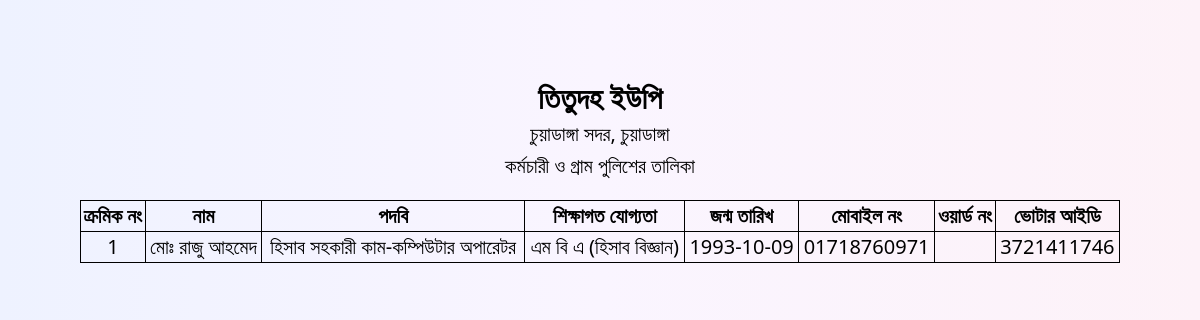
Page /kormocharireport.php?id=8 on the committed database.
### tables this page shows
CREATE TABLE `kormocharitalika` (
  `id` int(11) NOT NULL,
  `slno` varchar(255) NOT NULL,
  `name` varchar(255) NOT NULL,
  `podobi` varchar(255) NOT NULL,
  `joggota` varchar(255) NOT NULL,
  `birthdate` date NOT NULL,
  `mobileno` varchar(255) NOT NULL,
  `word` varchar(255) NOT NULL,
  `voterid` varchar(255) NOT NULL
);

### kormocharireport.php (the view, shortened to what this page needs)
<?php
include 'dbconnect.php';
if (isset($_REQUEST['id'])) {
    $rid = $_REQUEST['id'];
    $query = "SELECT * FROM `kormocharitalika` WHERE id=$rid";
    $poriciti = mysqli_query($con, $query);
    $result = mysqli_fetch_array($poriciti);
}
?>
<!DOCTYPE html>
<html lang="en" dir="ltr">
<head>
    <script src="https://cdn.tailwindcss.com"></script>
</head>
<body class='bg-gradient-to-r from-indigo-50 via-purple-50 to-pink-50 z-40 mb-10'>
    <div class='px-20 py-20 relative'>
        <?php
        $slno = $result['slno'];
        $name = $result['name'];
        $podobi = $result['podobi'];
        $joggota = $result['joggota'];
        $birthdate = $result['birthdate'];
        $mobileno = $result['mobileno'];
        $word = $result['word'];
        $voterid = $result['voterid'];
        ?>
<div class="flex flex-col justify-center items-center">
      <p class='text-3xl font-semibold'>তিতুদহ ইউপি</p>
      <p class='text-xl font-medium my-1'>চুয়াডাঙ্গা সদর, চুয়াডাঙ্গা</p>
      <p class='text-xl font-medium mb-5'>কর্মচারী ও গ্রাম পুলিশের তালিকা </p>
</div>
        <table class='w-full table border border-black rounded-lg  text-xl'>
            <thead>
                <tr>
                    <th class='border border-black'>ক্রমিক নং </th>
                    <th class='border border-black'>নাম</th>
                    <th class='border border-black'>পদবি</th>
                    <th class='border border-black'>শিক্ষাগত যোগ্যতা</th>
                    <th class='border border-black'>জন্ম তারিখ </th>
                    <th class='border border-black'>মোবাইল নং</th>
                    <th class='border border-black'>ওয়ার্ড নং</th>
                    <th class='border border-black'>ভোটার আইডি </th>
                </tr>
            </thead>
            <tbody>
                <tr>
                    <td class='border border-black text-center'><?= $slno ?></td>
                    <td class='border border-black text-center'><?= $name ?></td>
                    <td class='border border-black text-center'><?= $podobi ?></td>
                    <td class='border border-black text-center'><?= $joggota ?></td>
                    <td class='border border-black text-center'><?= $birthdate ?></td>
                    <td class='border border-black text-center'><?= $mobileno ?></td>
                    <td class='border border-black text-center'><?= $word ?></td>
                    <td class='border border-black text-center'><?= $voterid ?></td>
                </tr>
            </tbody>
        </table>
    </div>
</body>
</html>

### rows in the picture
kormocharitalika: slno "1", name "মোঃ রাজু আহমেদ", podobi "হিসাব সহকারী কাম-কম্পিউটার অপারেটর", joggota "এম বি এ (হিসাব বিজ্ঞান)", birthdate "1993-10-09", mobileno "01718760971", voterid "3721411746"
